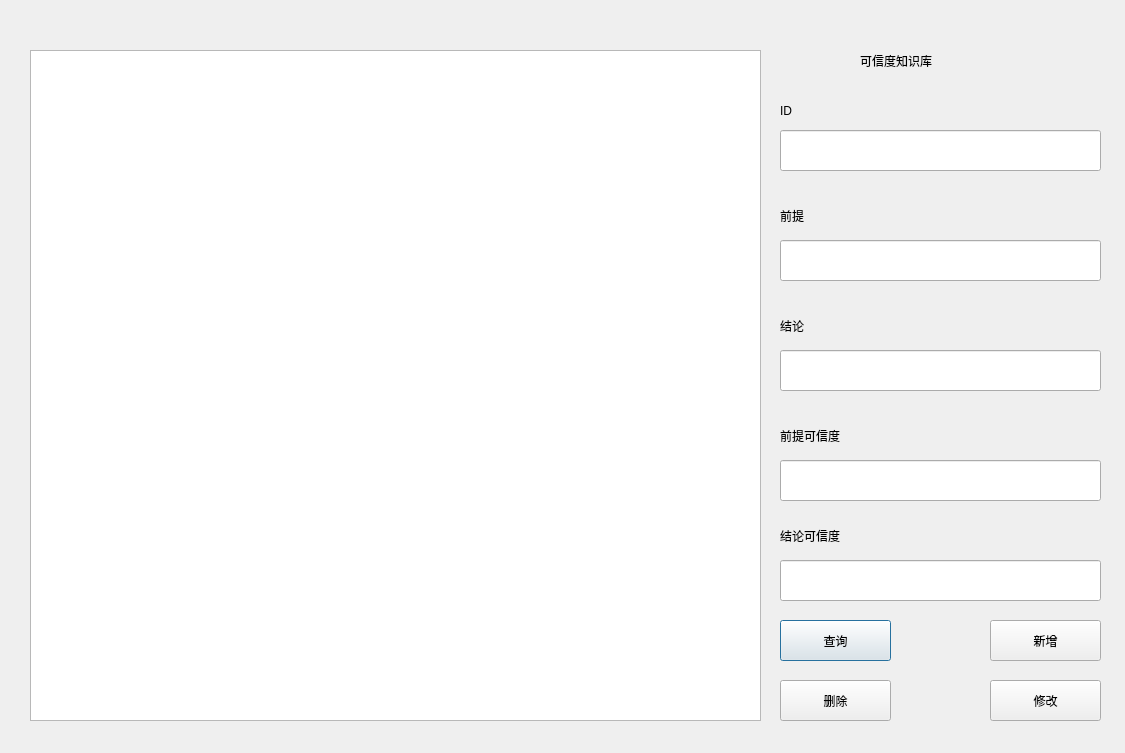
<?xml version="1.0" encoding="UTF-8"?>
<ui version="4.0">
 <class>TrusKnowledge_dialog</class>
 <widget class="QDialog" name="TrusKnowledge_dialog">
  <property name="geometry">
   <rect>
    <x>0</x>
    <y>0</y>
    <width>1125</width>
    <height>753</height>
   </rect>
  </property>
  <property name="windowTitle">
   <string>Dialog</string>
  </property>
  <widget class="QTableView" name="knowledge_tv">
   <property name="geometry">
    <rect>
     <x>30</x>
     <y>50</y>
     <width>731</width>
     <height>671</height>
    </rect>
   </property>
  </widget>
  <widget class="QLabel" name="label">
   <property name="geometry">
    <rect>
     <x>780</x>
     <y>90</y>
     <width>31</width>
     <height>41</height>
    </rect>
   </property>
   <property name="styleSheet">
    <string notr="true">
font: 16pt &quot;宋体&quot;;</string>
   </property>
   <property name="text">
    <string>ID</string>
   </property>
  </widget>
  <widget class="QLineEdit" name="trustknowledge_id_le">
   <property name="geometry">
    <rect>
     <x>780</x>
     <y>130</y>
     <width>321</width>
     <height>41</height>
    </rect>
   </property>
   <property name="styleSheet">
    <string notr="true">
font: 12pt &quot;宋体&quot;;</string>
   </property>
  </widget>
  <widget class="QLabel" name="label_2">
   <property name="geometry">
    <rect>
     <x>780</x>
     <y>190</y>
     <width>61</width>
     <height>51</height>
    </rect>
   </property>
   <property name="styleSheet">
    <string notr="true">
font: 16pt &quot;宋体&quot;;</string>
   </property>
   <property name="text">
    <string>前提</string>
   </property>
  </widget>
  <widget class="QLabel" name="label_3">
   <property name="geometry">
    <rect>
     <x>780</x>
     <y>310</y>
     <width>61</width>
     <height>31</height>
    </rect>
   </property>
   <property name="styleSheet">
    <string notr="true">
font: 16pt &quot;宋体&quot;;</string>
   </property>
   <property name="text">
    <string>结论</string>
   </property>
  </widget>
  <widget class="QLineEdit" name="trustknowledge_precondition_le">
   <property name="geometry">
    <rect>
     <x>780</x>
     <y>240</y>
     <width>321</width>
     <height>41</height>
    </rect>
   </property>
   <property name="styleSheet">
    <string notr="true">
font: 12pt &quot;宋体&quot;;</string>
   </property>
  </widget>
  <widget class="QLabel" name="label_4">
   <property name="geometry">
    <rect>
     <x>780</x>
     <y>420</y>
     <width>161</width>
     <height>31</height>
    </rect>
   </property>
   <property name="styleSheet">
    <string notr="true">
font: 16pt &quot;宋体&quot;;</string>
   </property>
   <property name="text">
    <string>前提可信度</string>
   </property>
  </widget>
  <widget class="QLabel" name="label_5">
   <property name="geometry">
    <rect>
     <x>780</x>
     <y>520</y>
     <width>151</width>
     <height>31</height>
    </rect>
   </property>
   <property name="styleSheet">
    <string notr="true">
font: 16pt &quot;宋体&quot;;</string>
   </property>
   <property name="text">
    <string>结论可信度</string>
   </property>
  </widget>
  <widget class="QLineEdit" name="trustknowledge_conclusion_le">
   <property name="geometry">
    <rect>
     <x>780</x>
     <y>350</y>
     <width>321</width>
     <height>41</height>
    </rect>
   </property>
   <property name="styleSheet">
    <string notr="true">
font: 12pt &quot;宋体&quot;;</string>
   </property>
  </widget>
  <widget class="QLineEdit" name="trustknowledge_pre_probability_le">
   <property name="geometry">
    <rect>
     <x>780</x>
     <y>460</y>
     <width>321</width>
     <height>41</height>
    </rect>
   </property>
   <property name="styleSheet">
    <string notr="true">
font: 12pt &quot;宋体&quot;;</string>
   </property>
  </widget>
  <widget class="QLineEdit" name="trustknowledge_con_probability_le">
   <property name="geometry">
    <rect>
     <x>780</x>
     <y>560</y>
     <width>321</width>
     <height>41</height>
    </rect>
   </property>
   <property name="styleSheet">
    <string notr="true">
font: 12pt &quot;宋体&quot;;</string>
   </property>
  </widget>
  <widget class="QPushButton" name="trustknowledge_search_btn">
   <property name="geometry">
    <rect>
     <x>780</x>
     <y>620</y>
     <width>111</width>
     <height>41</height>
    </rect>
   </property>
   <property name="styleSheet">
    <string notr="true">
font: 14pt &quot;宋体&quot;;</string>
   </property>
   <property name="text">
    <string>查询</string>
   </property>
  </widget>
  <widget class="QPushButton" name="trustknowledge_add_btn">
   <property name="geometry">
    <rect>
     <x>990</x>
     <y>620</y>
     <width>111</width>
     <height>41</height>
    </rect>
   </property>
   <property name="styleSheet">
    <string notr="true">
font: 14pt &quot;宋体&quot;;</string>
   </property>
   <property name="text">
    <string>新增</string>
   </property>
  </widget>
  <widget class="QPushButton" name="trustknowledge_delete_btn">
   <property name="geometry">
    <rect>
     <x>780</x>
     <y>680</y>
     <width>111</width>
     <height>41</height>
    </rect>
   </property>
   <property name="styleSheet">
    <string notr="true">
font: 14pt &quot;宋体&quot;;</string>
   </property>
   <property name="text">
    <string>删除</string>
   </property>
  </widget>
  <widget class="QPushButton" name="trustknowledge_update_btn">
   <property name="geometry">
    <rect>
     <x>990</x>
     <y>680</y>
     <width>111</width>
     <height>41</height>
    </rect>
   </property>
   <property name="styleSheet">
    <string notr="true">
font: 14pt &quot;宋体&quot;;</string>
   </property>
   <property name="text">
    <string>修改</string>
   </property>
  </widget>
  <widget class="QLabel" name="label_6">
   <property name="geometry">
    <rect>
     <x>860</x>
     <y>40</y>
     <width>171</width>
     <height>41</height>
    </rect>
   </property>
   <property name="styleSheet">
    <string notr="true">
font: 16pt &quot;宋体&quot;;</string>
   </property>
   <property name="text">
    <string>可信度知识库</string>
   </property>
  </widget>
 </widget>
 <resources/>
 <connections/>
</ui>
